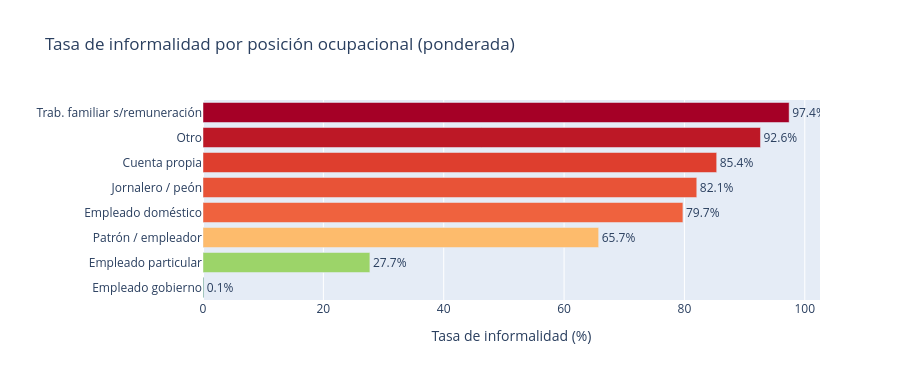

The notebook cell this image was saved under:
### Markdown cell above
---
### Informalidad por posición ocupacional (`P6430`)

### Code cell
labels_posicion = {
    1: 'Empleado particular',
    2: 'Empleado gobierno',
    3: 'Empleado doméstico',
    4: 'Cuenta propia',
    5: 'Patrón / empleador',
    6: 'Trab. familiar s/remuneración',
    7: 'Jornalero / peón',
    8: 'Otro',
}

tasa_pos = (
    df_validos[df_validos['P6430'].notna()]
    .groupby('P6430', observed=True)
    .apply(lambda g: (
        (g['INFORMAL'] * g['FEX_C18']).sum() / g['FEX_C18'].sum() * 100
    ), include_groups=False)
    .reset_index()
    .rename(columns={0: 'tasa'})
)
tasa_pos['etiqueta'] = tasa_pos['P6430'].map(labels_posicion).fillna('Código ' + tasa_pos['P6430'].astype(str))
tasa_pos = tasa_pos.sort_values('tasa', ascending=True)

fig = px.bar(
    tasa_pos, x='tasa', y='etiqueta', orientation='h',
    title='Tasa de informalidad por posición ocupacional (ponderada)',
    labels={'tasa': 'Tasa de informalidad (%)', 'etiqueta': ''},
    color='tasa', color_continuous_scale='RdYlGn_r',
    text=tasa_pos['tasa'].round(1).astype(str) + '%'
)
fig.update_traces(textposition='outside')
fig.update_layout(coloraxis_showscale=False, height=380)
fig.show()

### Figure 1 — Plotly figure (JSON) as saved in the notebook; plotly's stock layout.template omitted (floating-point values rounded to 4 significant figures)
{"data": [{"hovertemplate": "Tasa de informalidad (%)=%{marker.color}<br>=%{y}<br>text=%{text}<extra></extra>", "legendgroup": "", "marker": {"color": [0.1155, 27.73, 65.75, 79.75, 82.05, 85.36, 92.64, 97.4], "coloraxis": "coloraxis", "pattern": {"shape": ""}}, "name": "", "orientation": "h", "showlegend": false, "text": ["0.1%", "27.7%", "65.7%", "79.7%", "82.1%", "85.4%", "92.6%", "97.4%"], "textposition": "outside", "type": "bar", "x": [0.1155, 27.73, 65.75, 79.75, 82.05, 85.36, 92.64, 97.4], "xaxis": "x", "y": ["Empleado gobierno", "Empleado particular", "Patrón / empleador", "Empleado doméstico", "Jornalero / peón", "Cuenta propia", "Otro", "Trab. familiar s/remuneración"], "yaxis": "y"}], "layout": {"barmode": "relative", "coloraxis": {"colorbar": {"title": {"text": "Tasa de informalidad (%)"}}, "colorscale": [[0, "rgb(0,104,55)"], [0.1, "rgb(26,152,80)"], [0.2, "rgb(102,189,99)"], [0.3, "rgb(166,217,106)"], [0.4, "rgb(217,239,139)"], [0.5, "rgb(255,255,191)"], [0.6, "rgb(254,224,139)"], [0.7, "rgb(253,174,97)"], [0.8, "rgb(244,109,67)"], [0.9, "rgb(215,48,39)"], [1, "rgb(165,0,38)"]], "showscale": false}, "height": 380, "legend": {"tracegroupgap": 0}, "title": {"text": "Tasa de informalidad por posición ocupacional (ponderada)"}, "xaxis": {"anchor": "y", "domain": [0, 1], "title": {"text": "Tasa de informalidad (%)"}}, "yaxis": {"anchor": "x", "domain": [0, 1], "title": {"text": ""}}}}
